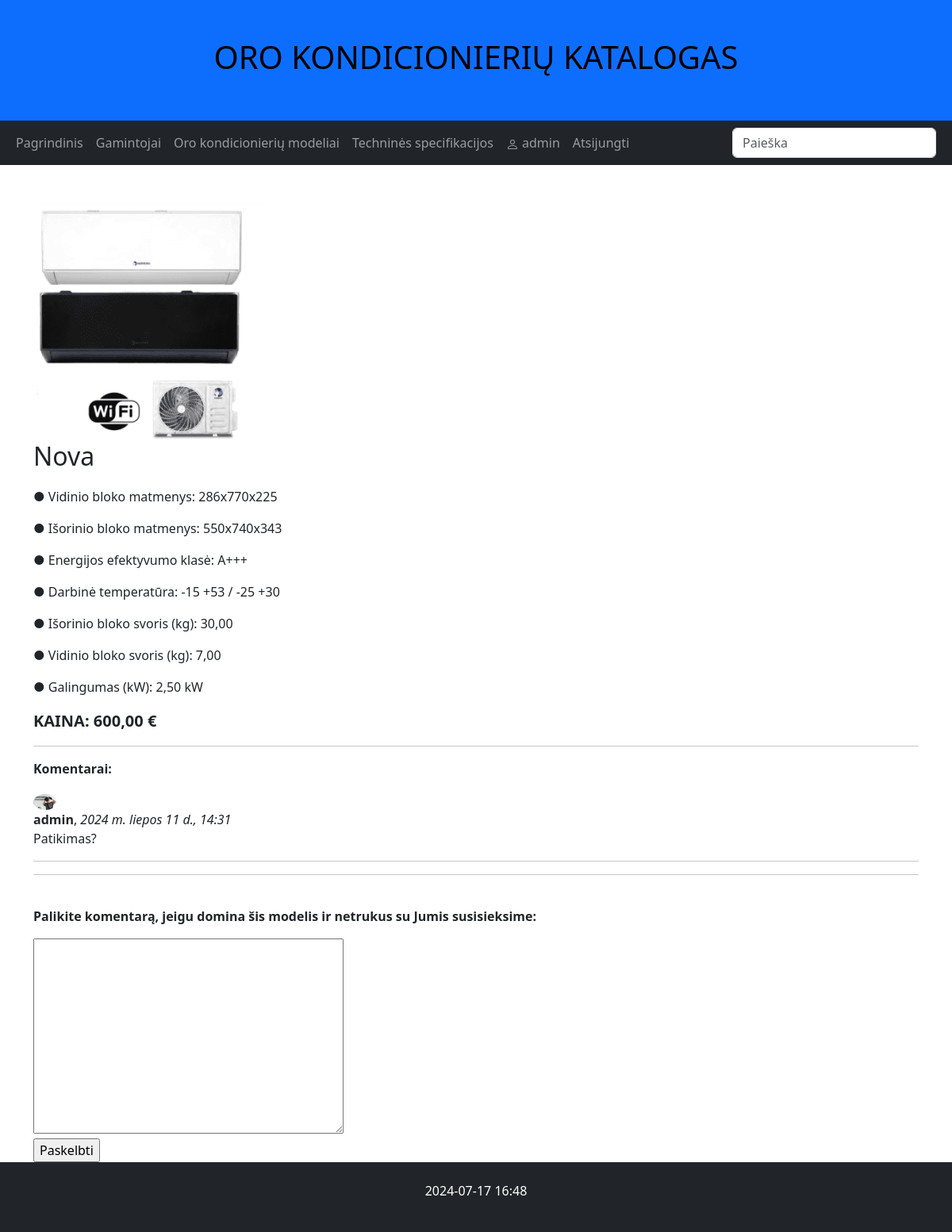
/catalog/technicalspecifications/4/ (signed in), run on an earlier commit of the app's database.
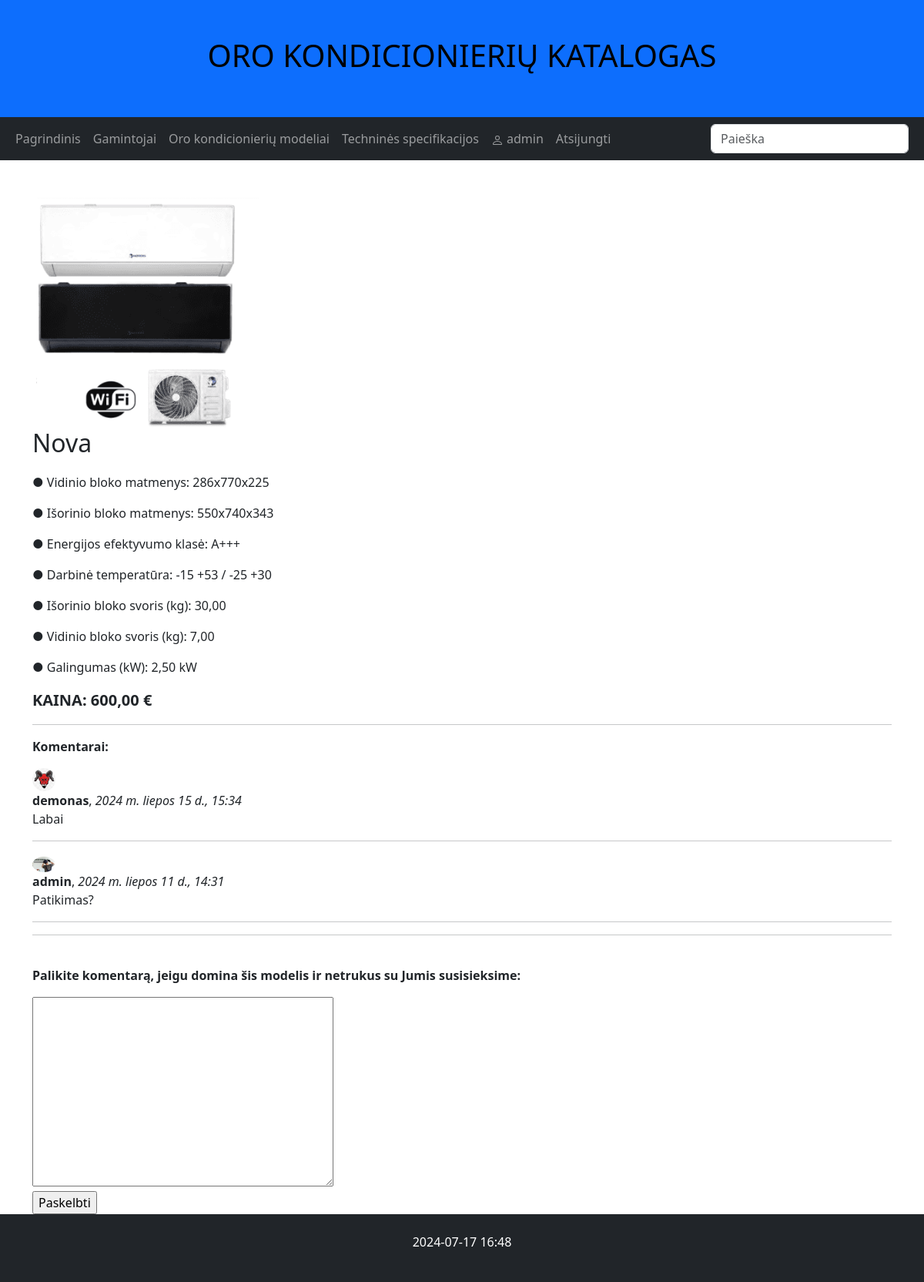
And on a later commit of the database.
### catalog/models.py (models this page shows, shortened)
class TechnicalSpecification(models.Model):
    air_conditioner = models.ForeignKey(AirConditioner, on_delete=models.CASCADE, related_name='technical_specifications', verbose_name=_("Air Conditioner"))
    indoor_unit_dimensions = models.CharField(verbose_name=_("Indoor unit dimensions"), max_length=50)
    outdoor_unit_dimensions = models.CharField(verbose_name=_("Outdoor unit dimensions"), max_length=50)
    energy_efficiency_class = models.CharField(verbose_name=_("Energy efficiency class"), max_length=10)
    operating_temperature = models.CharField(verbose_name=_("Operating temperature"), max_length=50)
    outdoor_unit_weight = models.DecimalField(verbose_name=_("Outdoor unit weight (kg)"), max_digits=10, decimal_places=2)
    indoor_unit_weight = models.DecimalField(verbose_name=_("Indoor unit weight (kg)"), max_digits=10, decimal_places=2)
    power = models.DecimalField(verbose_name=_("Power (kW)"), max_digits=10, decimal_places=2, default=0)
    price = models.DecimalField(verbose_name=_("Price"), max_digits=10, decimal_places=2, default=0)
    cover = models.ImageField(verbose_name=_("Cover"), upload_to='covers', null=True, blank=True)
    class Meta:
        verbose_name = _("Technical Specification")
        verbose_name_plural = _("Technical Specifications")

class AirConditioner(models.Model):
    model_name = models.CharField(verbose_name=_("Model"), max_length=100)
    description = models.TextField(verbose_name=_("Description"), max_length=5000, default="")
    manufacturer = models.ForeignKey(Manufacturer, on_delete=models.CASCADE, related_name='air_conditioners', verbose_name=_("Manufacturer"))
    country = models.ForeignKey(Country, on_delete=models.CASCADE, related_name='air_conditioners', verbose_name=_("Country"))
    cover = models.ImageField(verbose_name=_("Photo"), upload_to='covers', null=True, blank=True)
    class Meta:
        verbose_name = _("Air Conditioner")
        verbose_name_plural = _("Air Conditioners")

class ConditionerOrder(models.Model):
    air_conditioner = models.ForeignKey(to="TechnicalSpecification", verbose_name=_("Technical specification"), on_delete=models.SET_NULL, null=True, blank=True, related_name="orders")
    client = models.ForeignKey(to=User, verbose_name=_("Client"), on_delete=models.SET_NULL, null=True, blank=True)
    date_created = models.DateTimeField(verbose_name=_("Date"), auto_now_add=True)
    content = models.TextField(verbose_name=_("Order"), max_length=5000)
    class Meta:
        verbose_name = _("Order")
        verbose_name_plural = _("Orders")
        ordering = ["-date_created"]

class Profile(models.Model):
    user = models.OneToOneField(User, on_delete=models.CASCADE)
    photo = models.ImageField(default="default.png", upload_to="profile_pics")

### catalog/views.py (the view, shortened to what this page needs)
# urls.py: path('technicalspecifications/<int:pk>/', TechnicalSpecificationDetailView.as_view(), name='technicalspecification'),
class TechnicalSpecificationDetailView(FormMixin, generic.DetailView):
    model = TechnicalSpecification
    template_name = 'technicalspecification.html'
    context_object_name = 'technicalspecification'
    form_class = ConditionerOrderForm
    def get_context_data(self, **kwargs):
        context = super().get_context_data(**kwargs)
        context['form'] = ConditionerOrderForm()
        return context
    def get_object(self, queryset=None):
        obj = super().get_object(queryset=queryset)
        print(obj.__dict__)  # išvesti objekto duomenis
        return obj

### catalog/forms.py
class ConditionerOrderForm(forms.ModelForm):
    class Meta:
        model = ConditionerOrder
        fields = ['content']

### catalog/templates/technicalspecification.html (shortened to what this page needs)
{% extends 'base.html' %}
{% load i18n %}
{% block 'content' %}
    {% if technicalspecification.cover %}
        <img src="{{ technicalspecification.cover.url }}" style="width: 300px; height: 300px; object-fit: contain;">
    {% endif %}
<h2 style="margin-bottom: 20px;">{{ technicalspecification.air_conditioner.model_name }}</h2>
<p>● {% trans "Indoor unit dimensions" %}: {{ technicalspecification.indoor_unit_dimensions }}</p>
<p>● {% trans "Outdoor unit dimensions" %}: {{ technicalspecification.outdoor_unit_dimensions }}</p>
<p>● {% trans "Energy efficiency class" %}: {{ technicalspecification.energy_efficiency_class }}</p>
<p>● {% trans "Operating temperature" %}: {{ technicalspecification.operating_temperature }}</p>
<p>● {% trans "Outdoor unit weight" %}: {{ technicalspecification.outdoor_unit_weight }}</p>
<p>● {% trans "Indoor unit weight" %}: {{ technicalspecification.indoor_unit_weight }}</p>
<p>● {% trans "Power" %}: {{ technicalspecification.power }} kW</p>
<p><strong style="font-size: 20px;">{% trans "PRICE" %}: {{ technicalspecification.price }} €</strong></p>
{% if user.is_authenticated %}
<hr>
<p><strong>{% trans "Comments" %}:</strong></p>
{% for order in technicalspecification.orders.all %}
<img class="rounded-circle account-img" style="width: 30px" src="{{ order.client.profile.photo.url }}"><br/>
<strong>{{ order.client }}</strong>, <em>{{ order.date_created }}</em>
<p>{{ order.content }}</p>
<hr>
{% endfor %}
<div class="fieldWrapper">
    <hr><br/>
    <p><strong>{% trans "Leave a comment if you are interested in this model and we will contact you soon:" %}</strong></p>
    <form action="" method="post">
        {{ form.content }}<br/>
        <input type="submit" value={% trans "Publish" %}>
    </form>
</div>
{% endif %}
{% endblock %}

### catalog/templates/base.html (shortened to what this page needs)
<!DOCTYPE html>
<html lang="en">
<head>
  <link href="https://cdn.jsdelivr.net/npm/bootstrap@5.3.3/dist/css/bootstrap.min.css" rel="stylesheet">
  {% load static %}
  <link rel="stylesheet" href="{% static 'css/styles.css' %}">
</head>
<body class="d-flex flex-column">
{% load i18n %}
<div class="p-5 bg-primary text-white text-center">
  <h1>{% trans "AIR CONDITIONER CATALOG" %}</h1>
</div>
<nav class="navbar navbar-expand-sm bg-dark navbar-dark">
  <div class="container-fluid">
    <ul class="navbar-nav">
      <li class="nav-item">
        <a class="nav-link" href="{% url 'index' %}">{% trans "Main" %}</a>
      </li>
        <li class="nav-item">
            <a class="nav-link" href="{% url 'manufacturers' %}">{% trans "Manufacturers" %}</a>
        </li>
        <li class="nav-item">
            <a class="nav-link" href="{% url 'airconditioners' %}">{% trans "Air conditioner models" %}</a>
        </li>
        <li class="nav-item">
            <a class="nav-link" href="{% url 'technicalspecifications' %}">{% trans "Technical specifications" %}</a>
        </li>
        {% if user.is_authenticated %}
        <li class="nav-item">
            <a class="nav-link" href="{% url 'profile' %}">
                {{ user.get_username }}
            </a>
        </li>
         <li class="nav-item">
            <form method="post" action="{% url 'logout' %}">
                <button class="nav-link" type="submit">{% trans "Logout" %}</button>
            </form>
        </li>
        {% endif %}
    </ul>
      <form action="{% url 'search' %}" method="get" class="d-flex">
                <input name="query" class="form-control me-2" type="text" placeholder='{% trans "Search" %}'>
            </form>
      </div>
</nav>
<div class="container mt-5">
  <div class="row">
      <div class="col-sm">
          {% block 'content' %}{% endblock %}
      </div>
  </div>
</div>
<div class="bg-dark text-white text-center mt-auto footer p-4">
  <div class="d-flex justify-content-center">
  <p>{% now "Y-m-d H:i" %}</p>
  </div>
</div>
</body>
</html>

### catalog/static/css/styles.css (style rules this page uses)
h1 { color: Black; }

What changed in the data, as far as the page shows it:
added ConditionerOrder: client.profile.photo (picture), client "demonas", date_created "2024 m. liepos 15 d., 15:34", content "Labai"
